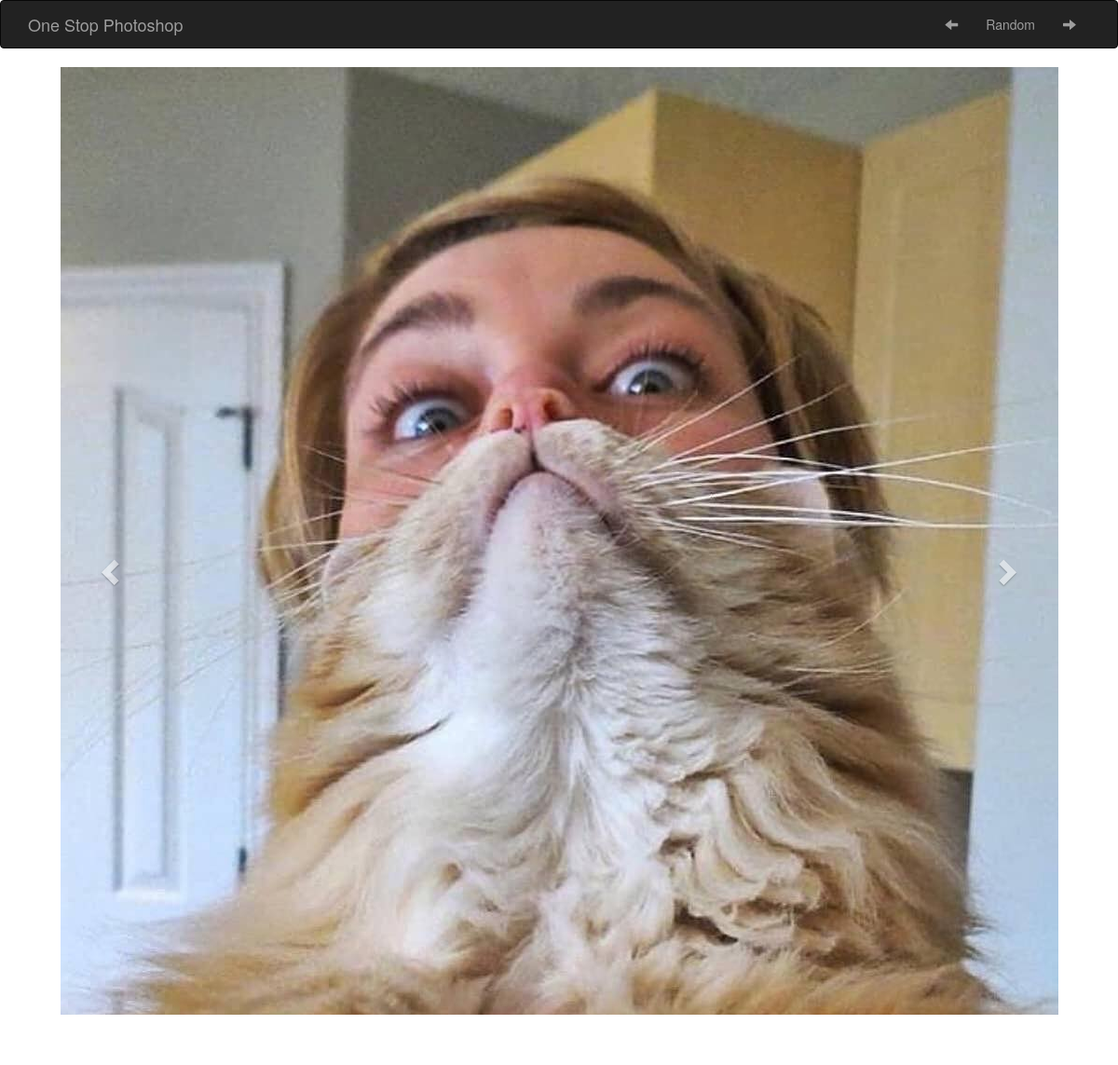
The page /post/71qvc7 on the database its author committed.
### app/models.py (models this page shows, shortened)
class Post(db.Model):
    id = db.Column(db.Integer, primary_key=True)
    folder = db.Column(db.String(100), index=True, unique=True)
    image_count = db.Column(db.Integer, index=True)

### app/routes.py (the view)
@app.route('/post/<folder>')
def post(folder):
    post = Post.query.filter_by(folder=folder).first()
    return render_template('post.html', post=post, title='One Stop Photoshop')

### app/templates/post.html (shortened to what this page needs)
{% extends "base.html" %}
{% block app_content %}
<div id="myCarousel" class="carousel slide" data-ride="carousel">
    <ol class="carousel-indicators">
      {% for index in range(post.image_count) %}
      {% if loop.first %}
      <li data-target="#myCarousel" data-slide-to="{{ index }}" class"active"></li>
      {% else %}
      <li data-target="#myCarousel" data-slide-to="{{ index }}"></li>
      {% endif %}
      {% endfor %}
    </ol>
    <div class="carousel-inner">
    {% for index2 in range(post.image_count) %}
    {% if loop.first %}
      <div class="item active">
        <img class="img-responsive center-block" src="{{ url_for('static', filename='{}/img{}.jpg'.format(post.folder, index2 + 1)) }}" alt="Img">
      </div>
    {% else %}
        <div class="item">
            <img class="img-responsive center-block" src="{{ url_for('static', filename='{}/img{}.jpg'.format(post.folder, index2 + 1)) }}" alt="Img">
        </div>
    {% endif %}
    {% endfor %}
    </div>
    <a class="left carousel-control" href="#myCarousel" data-slide="prev">
      <span class="glyphicon glyphicon-chevron-left"></span>
    </a>
    <a class="right carousel-control" href="#myCarousel" data-slide="next">
      <span class="glyphicon glyphicon-chevron-right"></span>
    </a>
  </div>
{% endblock %}

### app/templates/post.html (style rules this page uses)
.carousel-control.left, .carousel-control.right { background-image: none }

### rows shown on the page
Post: image_count 5 (drawn), folder (picture)
